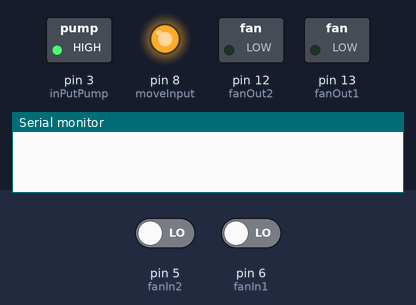
Bench run of a sketch on a simulated Arduino Uno, built with avr-gcc and run on an emulated ATmega328P. On the bench: switched loads named in the sketch (green lamp = pin HIGH), output pins drawn as LEDs (lit = HIGH), the last lines printed to the serial monitor. The inputs (shaded band) are chosen by the test bench; at power-on: pin 5 (fanIn2) LOW, pin 6 (fanIn1) LOW.

Above: at 2.8 s.
2.9 s: pin 5 (fanIn2) driven HIGH
At 3.9 s:
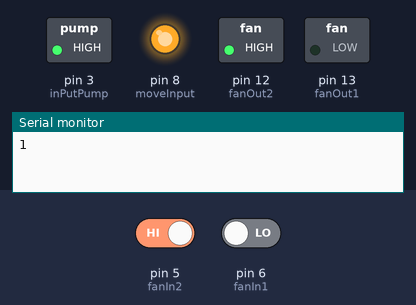
4.5 s: pin 6 (fanIn1) driven HIGH
At 5.4 s:
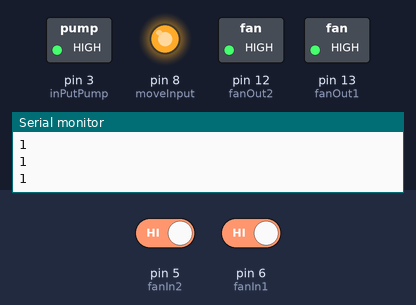
6.5 s: pin 5 (fanIn2) driven LOW
At 8.2 s:
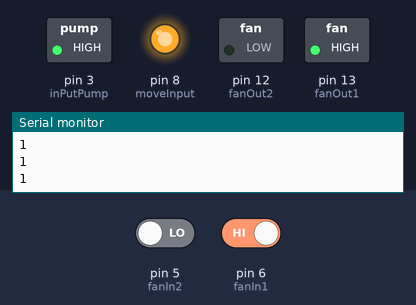
8.5 s: pin 6 (fanIn1) driven LOW
At 9.7 s:
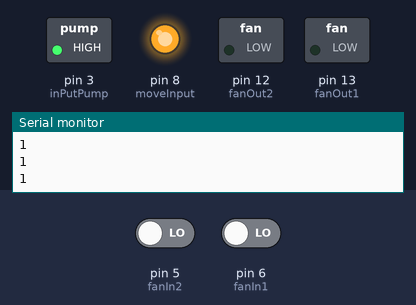
Timing chart, 0 to 11.5 s (numbered marks = the images above; inputs shaded):
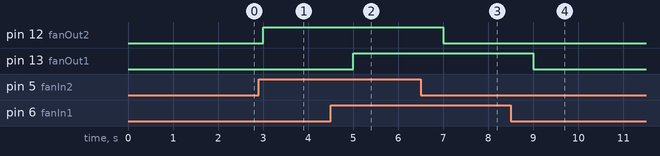

The sketch:

spsmarthome.ino
```cpp
// nhận điện vào , ra cho quạt 1
int fanIn1 = 6;
int fanOut1 = 13;
int checkFan1 = 0;
// nhận điện vào , ra cho quạt 2
int fanIn2 = 5;
int fanOut2 = 12;
int checkFan2 = 0;
//truyền 5v cho máy bơm
int inPutPump = 3;

int moveInput = 8;// lấy 5v để chạy cảm biến chuyển động;
int checkMove = 2;// nếu có điện thì ko cần thiết

void setup() {

  // put your setup code here, to run once:

  //pump
  pinMode(inPutPump,OUTPUT);
  digitalWrite(inPutPump,HIGH);

  //fan 1
  pinMode(fanIn1,INPUT);
  pinMode(fanOut1,OUTPUT);
  //fan 2
  pinMode(fanIn2,INPUT);
  pinMode(fanOut2,OUTPUT);
  // move
  pinMode(moveInput,OUTPUT);
  digitalWrite(moveInput,HIGH);
  Serial.begin(115200);
  digitalWrite(fanOut1,LOW);
  digitalWrite(fanOut2,LOW);
}

void loop() {
  // put your main code here, to run repeatedly:
  // Fan 1
  checkFan1 = digitalRead(fanIn1);
  if(checkFan1  > 0)
  {
    digitalWrite(fanOut1,HIGH);
    Serial.println(digitalRead(fanIn1));
  }
  else
  {
    checkFan1 = 0;
    digitalWrite(fanOut1,LOW);
  }
  checkFan2 = digitalRead(fanIn2);
  //Fan2
  if(checkFan2  > 0)
  {
    digitalWrite(fanOut2,HIGH);
    Serial.println(digitalRead(fanIn2));
  }
  else
  {
    checkFan2 = 0;
    digitalWrite(fanOut2,LOW);
  }

  delay(1000);
}
```

Measured:
- after the input at 2.9 s, pin 12 (fanOut2): LOW → HIGH after 0.10 s
- after the input at 4.5 s, pin 13 (fanOut1): LOW → HIGH after 0.50 s
- after the input at 6.5 s, pin 12 (fanOut2): HIGH → LOW after 0.50 s
- after the input at 8.5 s, pin 13 (fanOut1): HIGH → LOW after 0.50 s
